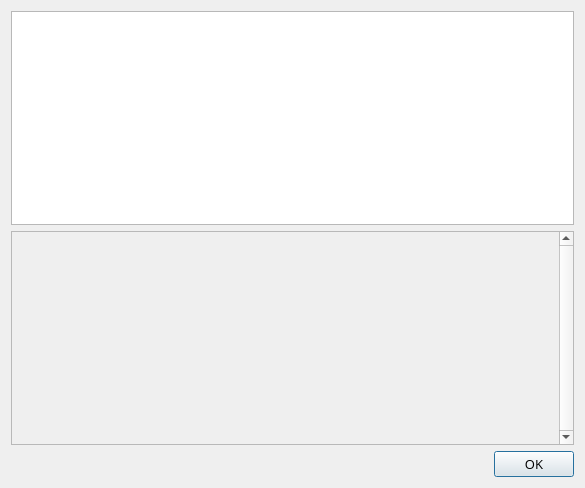
<?xml version="1.0" encoding="UTF-8"?>
<ui version="4.0">
 <class>HelpMessageDialog</class>
 <widget class="QDialog" name="HelpMessageDialog">
  <property name="geometry">
   <rect>
    <x>0</x>
    <y>0</y>
    <width>585</width>
    <height>488</height>
   </rect>
  </property>
  <property name="font">
   <font>
    <pointsize>10</pointsize>
   </font>
  </property>
  <property name="windowTitle">
   <string notr="true">DYSTEM Core - Command-line options</string>
  </property>
  <layout class="QHBoxLayout" name="horizontalLayout_2">
   <item>
    <layout class="QVBoxLayout" name="verticalLayout">
     <item>
      <widget class="QTextEdit" name="helpMessage">
       <property name="font">
        <font>
         <family>Open Sans</family>
        </font>
       </property>
       <property name="readOnly">
        <bool>true</bool>
       </property>
      </widget>
     </item>
     <item>
      <widget class="QScrollArea" name="scrollArea">
       <property name="verticalScrollBarPolicy">
        <enum>Qt::ScrollBarAlwaysOn</enum>
       </property>
       <property name="widgetResizable">
        <bool>true</bool>
       </property>
       <widget class="QWidget" name="scrollAreaWidgetContents">
        <property name="geometry">
         <rect>
          <x>0</x>
          <y>0</y>
          <width>531</width>
          <height>200</height>
         </rect>
        </property>
        <layout class="QVBoxLayout" name="verticalLayout_2">
         <item>
          <widget class="QLabel" name="aboutMessage">
           <property name="font">
            <font>
             <family>Open Sans</family>
            </font>
           </property>
           <property name="cursor">
            <cursorShape>IBeamCursor</cursorShape>
           </property>
           <property name="textFormat">
            <enum>Qt::PlainText</enum>
           </property>
           <property name="alignment">
            <set>Qt::AlignLeading|Qt::AlignLeft|Qt::AlignTop</set>
           </property>
           <property name="openExternalLinks">
            <bool>true</bool>
           </property>
           <property name="textInteractionFlags">
            <set>Qt::LinksAccessibleByMouse|Qt::TextSelectableByKeyboard|Qt::TextSelectableByMouse</set>
           </property>
          </widget>
         </item>
        </layout>
       </widget>
      </widget>
     </item>
     <item>
      <widget class="QDialogButtonBox" name="okButton">
       <property name="font">
        <font>
         <family>Open Sans</family>
        </font>
       </property>
       <property name="orientation">
        <enum>Qt::Horizontal</enum>
       </property>
       <property name="standardButtons">
        <set>QDialogButtonBox::Ok</set>
       </property>
      </widget>
     </item>
    </layout>
   </item>
  </layout>
 </widget>
 <resources>
  <include location="../dystem.qrc"/>
 </resources>
 <connections>
  <connection>
   <sender>okButton</sender>
   <signal>accepted()</signal>
   <receiver>HelpMessageDialog</receiver>
   <slot>accept()</slot>
   <hints>
    <hint type="sourcelabel">
     <x>20</x>
     <y>20</y>
    </hint>
    <hint type="destinationlabel">
     <x>20</x>
     <y>20</y>
    </hint>
   </hints>
  </connection>
  <connection>
   <sender>okButton</sender>
   <signal>rejected()</signal>
   <receiver>HelpMessageDialog</receiver>
   <slot>reject()</slot>
   <hints>
    <hint type="sourcelabel">
     <x>20</x>
     <y>20</y>
    </hint>
    <hint type="destinationlabel">
     <x>20</x>
     <y>20</y>
    </hint>
   </hints>
  </connection>
 </connections>
</ui>
